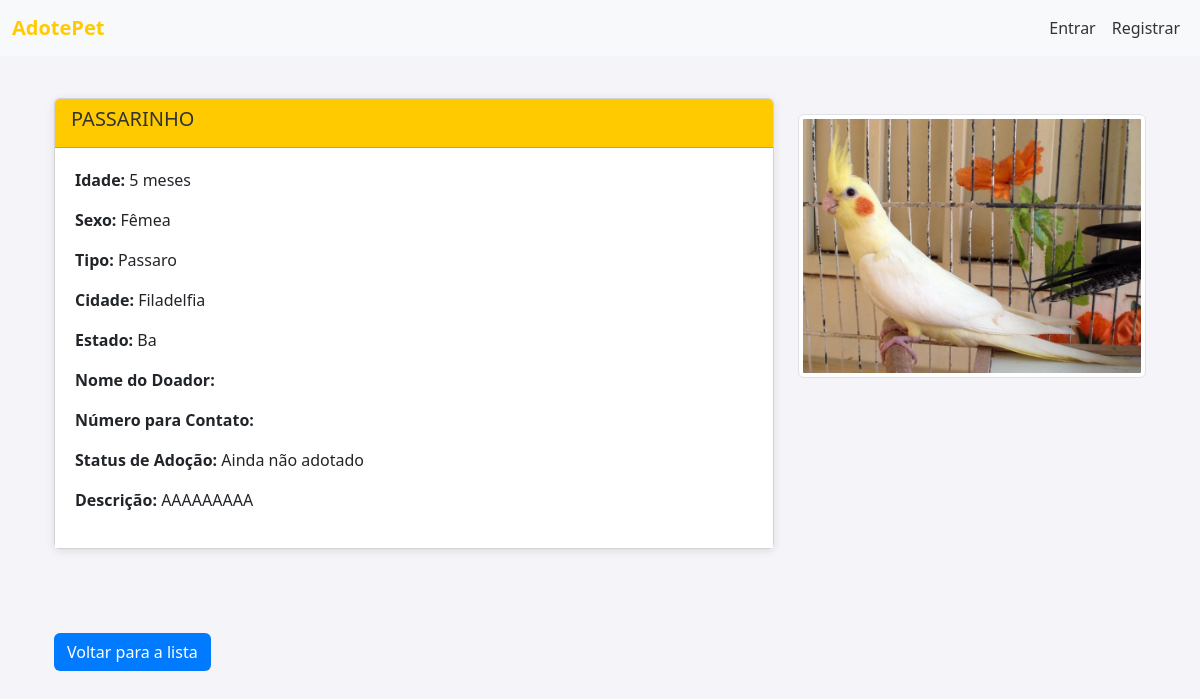
Screenshot of /animal/11/ with the database file from the repository.
### adote/models.py (models this page shows, shortened)
class Animal(models.Model):
    nome = models.CharField(max_length=100)
    idade_anos = models.PositiveIntegerField(
        blank=True, null=True,
        help_text="Preencha apenas se a idade estiver em anos."
    )
    idade_meses = models.PositiveIntegerField(
        blank=True, null=True,
        help_text="Preencha apenas se a idade estiver em meses."
    )
    sexo = models.CharField(max_length=1, choices=SEXO_CHOICES, default='M')
    tipo = models.ForeignKey(TipoAnimal, on_delete=models.CASCADE, related_name="animais")
    descricao = models.TextField(blank=True)
    local = models.ForeignKey(Local, on_delete=models.CASCADE, related_name="animais")
    adotado = models.BooleanField(default=False)
    adotante = models.ForeignKey(
        settings.AUTH_USER_MODEL, null=True, blank=True,
        on_delete=models.SET_NULL, related_name='animais_adotados'
    )
    doador = models.ForeignKey(
        settings.AUTH_USER_MODEL, null=True, blank=True,
        on_delete=models.SET_NULL, related_name='animais_doados'
    )
    foto = models.ImageField(upload_to='fotos_animais/', blank=True, null=True)
    @property
    def idade_formatada(self):
        if self.idade_anos:
            return f"{self.idade_anos} anos"
        elif self.idade_meses:
            return f"{self.idade_meses} meses"
        return "Idade não especificada"
    class Meta:
        verbose_name = "Animal"
        verbose_name_plural = "Animais"

class TipoAnimal(models.Model):
    nome = models.CharField(max_length=50, unique=True)
    descricao = models.TextField(blank=True)
    class Meta:
        verbose_name = "Tipo de Animal"
        verbose_name_plural = "Tipos de Animais"

class Local(models.Model):
    cidade = models.CharField(max_length=100)
    estado = models.CharField(max_length=50)
    class Meta:
        verbose_name = "Local"
        verbose_name_plural = "Locais"

### adote/views.py (the view)
# urls.py: path('animal/<int:animal_id>/', views.detalhes_animal, name='detalhes_animal'),
def detalhes_animal(request, animal_id):
    animal = get_object_or_404(Animal, id=animal_id)
    return render(request, 'detalhes_animal.html', {'animal': animal})

### adote/templates/detalhes_animal.html (shortened to what this page needs)
{% extends 'base.html' %}
{% block content %}
<div class="container mt-5">
    <div class="row mb-5">
        <div class="col-md-8">
            <div class="card">
                <div class="card-header">
                    <h5 class="card-title">{{ animal.nome }}</h5>
                </div>
                <div class="card-body">
                    <p><strong>Idade:</strong> {{ animal.idade_formatada }}</p>
                    <p><strong>Sexo:</strong> {{ animal.get_sexo_display }}</p>
                    <p><strong>Tipo:</strong> {{ animal.tipo.nome }}</p>
                    <p><strong>Cidade:</strong> {{ animal.local.cidade }}</p>
                    <p><strong>Estado:</strong> {{ animal.local.estado }}</p>
                    <p><strong>Nome do Doador:</strong> {{ animal.doador.username }}</p>
                    <p><strong>Número para Contato:</strong> {{ animal.doador.telefone }}</p>
                    <p><strong>Status de Adoção:</strong> {{ animal.adotado|yesno:"Adotado,Ainda não adotado" }}</p>
                    <p><strong>Descrição:</strong> {{ animal.descricao }}</p>
                </div>
            </div>
        </div>
        <div class="col-md-4 text-center">
            {% if animal.foto %}
                <img src="{{ animal.foto.url }}" alt="Foto de {{ animal.nome }}" class="img-fluid img-thumbnail my-3" style="max-width: 100%; height: auto;">
            {% else %}
                <p>Sem foto disponível.</p>
            {% endif %}
        </div>
    </div>
    <a href="{% url 'lista_animais' %}" class="btn btn-custom back-link mt-3">Voltar para a lista</a>
</div>
{% endblock %}

### adote/templates/base.html (style rules this page uses)
body { background-color: #f4f4f9; padding-top: 50px; }
.card { margin-bottom: 20px; box-shadow: 0 2px 10px rgba(0, 0, 0, 0.1); }
.card-header { background-color: #ffcb00; font-weight: bold; color: #333; }
.card-body { background-color: white; padding: 20px; }
.btn-custom { background-color: #007bff; color: white; }
.back-link { margin-top: 20px; display: inline-block; }

### rows the page displays
Animal: nome "PASSARINHO", idade_formatada "5 meses", sexo "Fêmea", tipo.nome "Passaro", local.cidade "Filadelfia", local.estado "Ba", adotado "Ainda não adotado", descricao "AAAAAAAAA", foto (picture)
